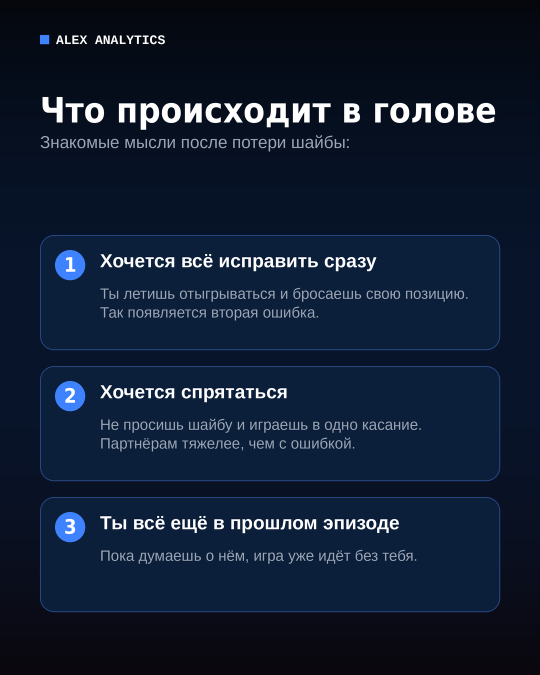
#> input picture posts/2026-10-17_oshibka/02_video.png, 1080 x 1350 px, given in place of 67a2efc2-image.png, which was not available (shown at 1/2 size)
$ python build9.py
#> lines starting #> are read from the running program, lines starting #| are printed output that depends on the picture; pictures that were not available may be replaced by others from this repository, and a replacement may not be noted
from PIL import Image, ImageDraw, ImageFont, ImageFilter
import os
D = "/root/.claude/uploads/5ac0a329-489a-5db8-a7dc-75f4dd690dba/"
OUT = "/mnt/user-data/outputs/alex_analytics_carousel_08"
FH = "/usr/share/fonts/truetype/dejavu/DejaVuSansCondensed-Bold.ttf"
FB = "/usr/share/fonts/truetype/liberation/LiberationSans-Regular.ttf"
FBB = "/usr/share/fonts/truetype/liberation/LiberationSans-Bold.ttf"
FM = "/usr/share/fonts/truetype/liberation/LiberationMono-Bold.ttf"
BLUE = (45, 107, 255)
S = 2
k = 1350 / 4608
cropx = (3712 * k - 1080) / 2

def photo(name):
#> called with name = '67a2efc2-image.png'
    im = Image.open(D + name).convert("RGB")
#> im is the input picture: PIL image 1080x1350 RGB; mean R, G, B 17.5, 30.1, 50.4
    q = im.resize((round(3712 * k), 1350), Image.LANCZOS)
    l = round(cropx)
    return q.crop((l, 0, l + 1080, 1350))
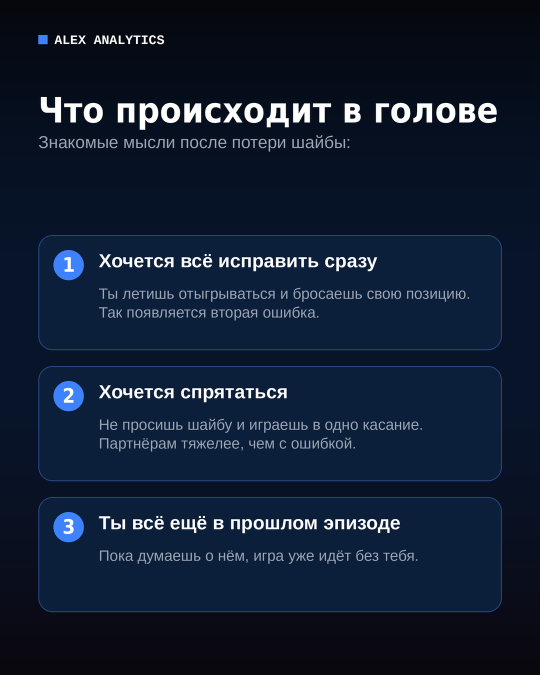
#> returned value: PIL image 1080x1350 RGB (shown at 1/2 size); mean R, G, B 17.5, 30.2, 50.5

def font(p, s): return ImageFont.truetype(p, int(s * S))
def tw(t, f): return f.getlength(t) / S

def wrap(text, f, maxw):
    words, out, cur = text.split(), [], ""
    for w in words:
        t = (cur + " " + w).strip()
        if tw(t, f) <= maxw: cur = t
        else: out.append(cur); cur = w
    if cur: out.append(cur)
    return out

def fit(path, lines, maxw, start, minsize=30):
    s = start
    while s > minsize and max(tw(l, font(path, s)) for l in lines) > maxw: s -= 1
    return font(path, s), s

def render(name, zone, blocks, pad=34):
    img = photo(name).convert("RGBA")
    x0, y0, x1, y1 = zone
    maxw = (x1 - x0) - 2 * pad
    items = []   # (kind, payload, height)
    for b in blocks:
        kind = b[0]
        if kind == "title":
            lines, size = b[1], b[2]
            ft, st = fit(FH, lines, maxw, size)
            for l in lines: items.append(("t", (l, ft), st * 1.13))
        elif kind == "sub":
            fs = font(FB, b[2])
            items.append(("gap", None, 12))
            for l in wrap(b[1], fs, maxw): items.append(("s", (l, fs), b[2] * 1.27))
        elif kind == "bullets":
            fb = font(FBB, b[2])
            items.append(("gap", None, 14))
            for i, t in enumerate(b[1], 1):
                items.append(("b", (i, t, fb, b[2]), b[2] * 1.62))
        elif kind == "cta":
            items.append(("gap", None, 16)); items.append(("c", b[1], 52))
        elif kind == "nick":
            items.append(("gap", None, 12)); items.append(("n", b[1], 26))
    total = sum(h for _, _, h in items)
    y = (y0 + y1) / 2 - total / 2
    layer = Image.new("RGBA", (1080 * S, 1350 * S), (0, 0, 0, 0))
#> layer: PIL image 2160x2700 RGBA; every value is 0
    sh = Image.new("RGBA", (1080 * S, 1350 * S), (0, 0, 0, 0))
    d, sd = ImageDraw.Draw(layer), ImageDraw.Draw(sh)
    X = x0 + pad
    for kind, p, h in items:
        if kind in ("t", "s"):
            txt, f = p
            for dr, col, off in ((sd, (0, 0, 0, 170), 3), (d, (255, 255, 255, 255), 0)):
                dr.text((X * S, (y + off) * S), txt, font=f, fill=col, anchor="la")
        elif kind == "b":
            i, t, f, sz = p
            r = sz * 0.62
            cy = y + sz * 0.62
            d.ellipse([(X) * S, (cy - r) * S, (X + 2 * r) * S, (cy + r) * S], fill=BLUE + (255,))
            d.text(((X + r) * S, (cy + 1) * S), str(i), font=font(FH, sz * 0.9), fill=(255, 255, 255, 255), anchor="mm")
            for dr, col, off in ((sd, (0, 0, 0, 170), 2), (d, (255, 255, 255, 255), 0)):
                dr.text(((X + 2 * r + 18) * S, (cy + off) * S), t, font=f, fill=col, anchor="lm")
        elif kind == "c":
            fc = font(FH, 30)
            w = tw(p, fc) + 56
            d.rounded_rectangle([X * S, y * S, (X + w) * S, (y + 52) * S], radius=26 * S, fill=BLUE + (255,))
            d.text(((X + w / 2) * S, (y + 27) * S), p, font=fc, fill=(255, 255, 255, 255), anchor="mm")
        elif kind == "n":
            fn = font(FM, 24)
            for dr, col, off in ((sd, (0, 0, 0, 170), 2), (d, (255, 255, 255, 255), 0)):
                dr.text((X * S, (y + off) * S), p, font=fn, fill=col, anchor="la")
        y += h
#> after the loop, y = 1304
    sh = sh.filter(ImageFilter.GaussianBlur(S * 2))
    comp = Image.alpha_composite(sh.resize((1080, 1350), Image.LANCZOS), layer.resize((1080, 1350), Image.LANCZOS))
    return Image.alpha_composite(img, comp).convert("RGB"), total

Z1 = (54, 1038, 1026, 1330)
Z2 = (39, 981, 1040, 1308)
Z3 = (54, 978, 1026, 1298)

out = {}
out["01_cover.png"] = render("67a2efc2-image.png", Z1, [
    ("title", ["СВОБОДНАЯ ШАЙБА:", "ВЫИГРЫВАЕТ НЕ ВСЕГДА", "САМЫЙ СИЛЬНЫЙ"], 56),
    ("sub", "Часто эпизод решается за шаг до контакта.", 30)])
out["02_three.png"] = render("c4ab2391-image.png", Z2, [
    ("title", ["ТРИ ВЕЩИ РЕШАЮТ БОРЬБУ"], 54),
    ("bullets", ["Первый шаг: читай, куда покатится шайба",
                 "Корпус между шайбой и соперником",
                 "Партнёр рядом, чтобы забрать шайбу"], 30)])
#> call 2 of render, with name = 'c4ab2391-image.png', zone = (39, 981, 1040, 1308), pad = 34
#> call 2 of photo, with name = 'c4ab2391-image.png'
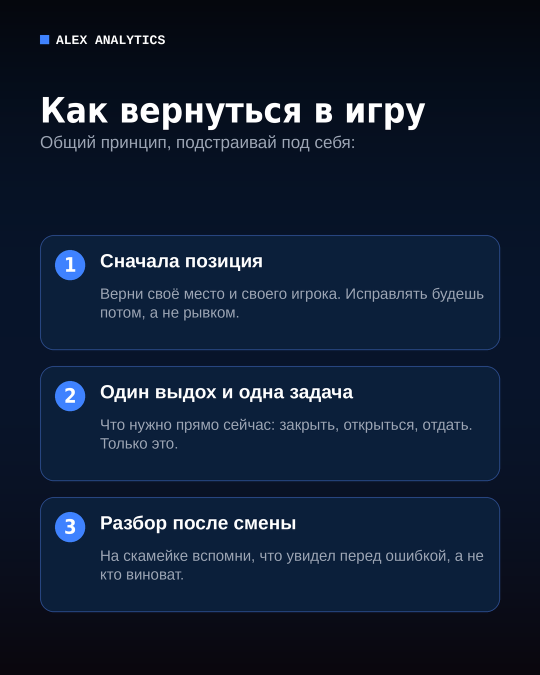
#> input picture posts/2026-10-17_oshibka/03_moments.png, 1080 x 1350 px, given in place of c4ab2391-image.png, which was not available (shown at 1/2 size)
#> in photo, im is the input picture: PIL image 1080x1350 RGB; mean R, G, B 16.6, 29.2, 49.6
#> in photo (call 2), `return q.crop((l, 0, l + 1080, 1350))`:
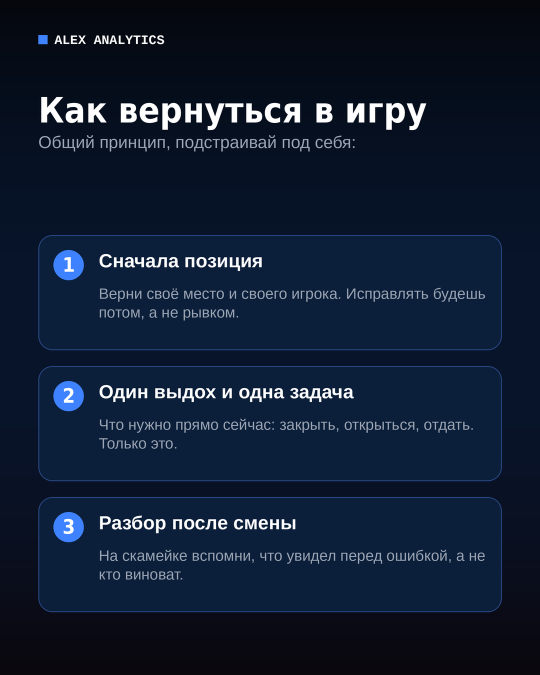
#> returned value: PIL image 1080x1350 RGB (shown at 1/2 size); mean R, G, B 16.6, 29.3, 49.7
#> the loop in render (call 2), `for b in blocks:` made 2 passes
#> st on pass 1: 54
#> after the loop in render (call 2), `for b in blocks:`: items = 5 items
#> in render (call 2), `total = sum(h for _, _, h in items)`: total = 220.8
#> in render (call 2), `y = (y0 + y1) / 2 - total / 2`: y = 1034.1
#> the loop in render (call 2), `for kind, p, h in items:` made 5 passes
#> (kind, h, t, cy, y) on passes 3 to 5: ('b', 48.6, 'Первый шаг: читай, куда покатится шайба', 1127.7, 1157.7), ('b', 48.6, 'Корпус между шайбой и соперником', 1176.3, 1206.3), ('b', 48.6, 'Партнёр рядом, чтобы забрать шайбу', 1224.9, 1254.9)
#> (kind, h, txt, y) on pass 1: ('t', 61.02, 'ТРИ ВЕЩИ РЕШАЮТ БОРЬБУ', 1095.1)
#> after the loop in render (call 2), `for kind, p, h in items:`: y = 1254.9
#> in render (call 2), `comp = Image.alpha_composite(sh.resize((1080, 1350), Image.LANCZOS), l..`:
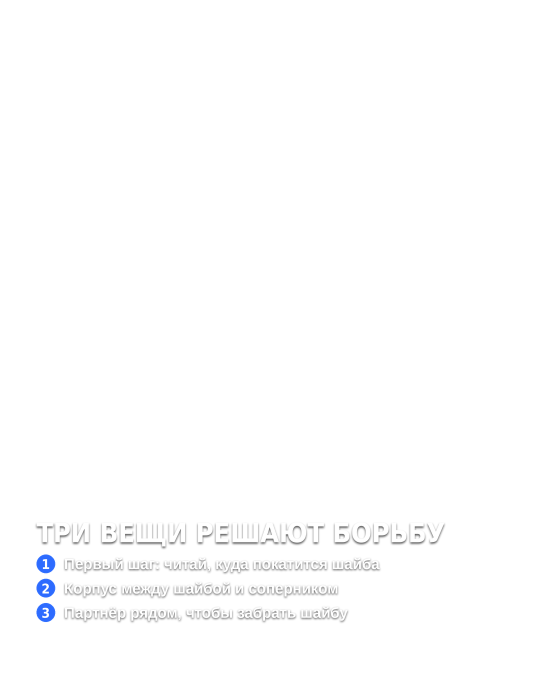
#> comp: PIL image 1080x1350 RGBA (shown at 1/2 size); mean R, G, B, A 6.3, 6.5, 6.8, 7.1; transparent parts drawn white
out["03_cta.png"] = render("a17fa483-image.png", Z3, [
    ("title", ["ПРОВЕРЬ СВОЮ СМЕНУ"], 54),
    ("sub", "Кто первым достал шайбу? Чем её закрыл? Где был партнёр?", 28),
    ("cta", "НАПИШИ «ШАЙБА» В ДИРЕКТ"),
    ("nick", "@alex__analytics")])
#> call 3 of render, with name = 'a17fa483-image.png', zone = (54, 978, 1026, 1298), pad = 34
#> the loop in render (call 3), `for b in blocks:` made 4 passes
#> after the loop in render (call 3), `for b in blocks:`: items = 7 items
#> in render (call 3), `total = sum(h for _, _, h in items)`: total = 214.6
#> in render (call 3), `y = (y0 + y1) / 2 - total / 2`: y = 1030.7
#> the loop in render (call 3), `for kind, p, h in items:` made 7 passes
#> (kind, p, h, w, y) on pass 5: ('c', 'НАПИШИ «ШАЙБА» В ДИРЕКТ', 52, 527.8, 1207.3)
#> (kind, h, txt, y) on pass 1: ('t', 61.02, 'ПРОВЕРЬ СВОЮ СМЕНУ', 1091.7)
#> after the loop in render (call 3), `for kind, p, h in items:`: y = 1245.3
#> in render (call 3), `comp = Image.alpha_composite(sh.resize((1080, 1350), Image.LANCZOS), l..`:
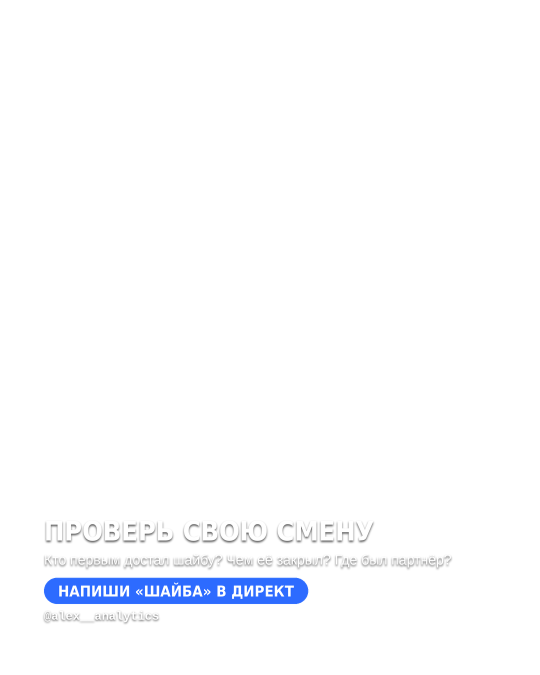
#> comp: PIL image 1080x1350 RGBA (shown at 1/2 size); mean R, G, B, A 5.5, 6.5, 9, 8.8; transparent parts drawn white
for n, (im, tot) in out.items():
    im.save(os.path.join(OUT, n), "PNG")
    print(n, im.size, "text_h", round(tot))
#> this loop made 3 passes
#> (n, tot) on passes 1 to 3: ('01_cover.png', 239.9), ('02_three.png', 220.8), ('03_cta.png', 214.6)
#| 01_cover.png (1080, 1350) text_h 240
#| 02_three.png (1080, 1350) text_h 221
#| 03_cta.png (1080, 1350) text_h 215
#> pass 1, `im.save(os.path.join(OUT, n), "PNG")`:
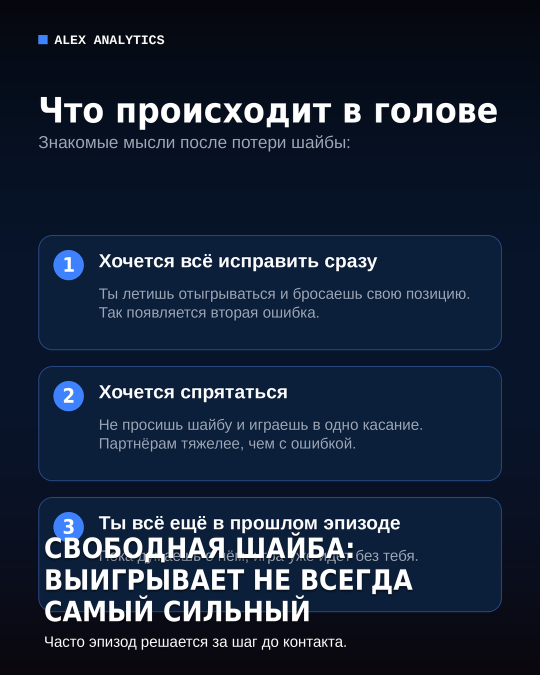
#> saved as 01_cover.png: PIL image 1080x1350 RGB (shown at 1/2 size); mean R, G, B 24.5, 36.6, 56
#> pass 2, `im.save(os.path.join(OUT, n), "PNG")`:
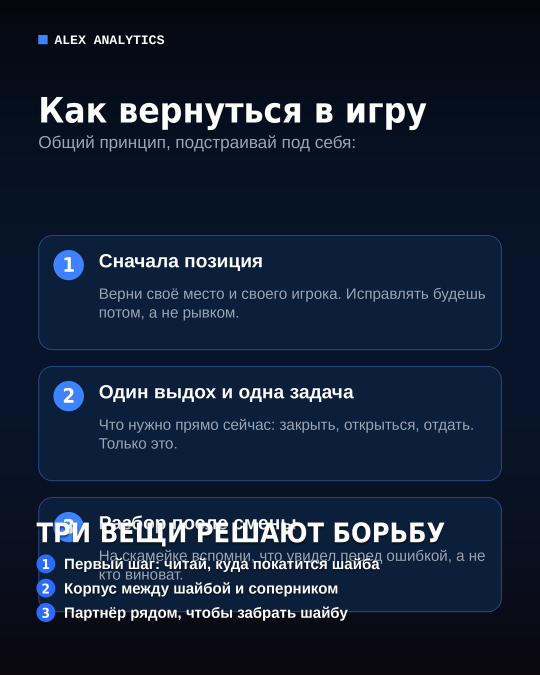
#> saved as 02_three.png: PIL image 1080x1350 RGB (shown at 1/2 size); mean R, G, B 21.5, 33.8, 53.7
